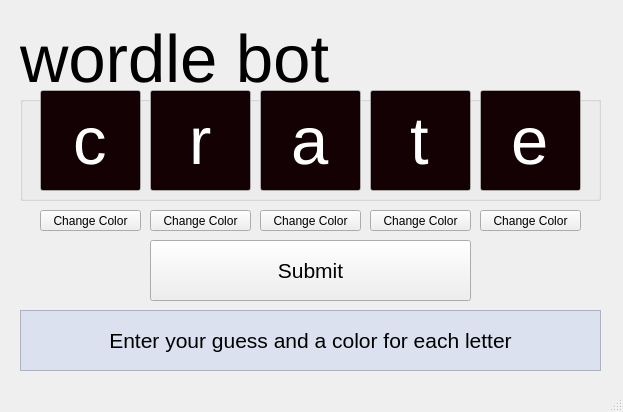
<?xml version="1.0" encoding="UTF-8"?>
<ui version="4.0">
 <class>MainWindow</class>
 <widget class="QMainWindow" name="MainWindow">
  <property name="geometry">
   <rect>
    <x>0</x>
    <y>0</y>
    <width>623</width>
    <height>412</height>
   </rect>
  </property>
  <property name="windowTitle">
   <string>MainWindow</string>
  </property>
  <widget class="QWidget" name="centralwidget">
   <widget class="QGroupBox" name="groupBox">
    <property name="geometry">
     <rect>
      <x>20</x>
      <y>20</y>
      <width>581</width>
      <height>181</height>
     </rect>
    </property>
    <property name="font">
     <font>
      <pointsize>50</pointsize>
     </font>
    </property>
    <property name="title">
     <string>wordle bot</string>
    </property>
    <widget class="QLineEdit" name="lineEdit1">
     <property name="geometry">
      <rect>
       <x>20</x>
       <y>70</y>
       <width>101</width>
       <height>101</height>
      </rect>
     </property>
     <property name="palette">
      <palette>
       <active>
        <colorrole role="Text">
         <brush brushstyle="SolidPattern">
          <color alpha="255">
           <red>255</red>
           <green>255</green>
           <blue>255</blue>
          </color>
         </brush>
        </colorrole>
        <colorrole role="Base">
         <brush brushstyle="SolidPattern">
          <color alpha="255">
           <red>19</red>
           <green>1</green>
           <blue>3</blue>
          </color>
         </brush>
        </colorrole>
       </active>
       <inactive>
        <colorrole role="Text">
         <brush brushstyle="SolidPattern">
          <color alpha="255">
           <red>255</red>
           <green>255</green>
           <blue>255</blue>
          </color>
         </brush>
        </colorrole>
        <colorrole role="Base">
         <brush brushstyle="SolidPattern">
          <color alpha="255">
           <red>19</red>
           <green>1</green>
           <blue>3</blue>
          </color>
         </brush>
        </colorrole>
       </inactive>
       <disabled>
        <colorrole role="Text">
         <brush brushstyle="SolidPattern">
          <color alpha="255">
           <red>120</red>
           <green>120</green>
           <blue>120</blue>
          </color>
         </brush>
        </colorrole>
        <colorrole role="Base">
         <brush brushstyle="SolidPattern">
          <color alpha="255">
           <red>240</red>
           <green>240</green>
           <blue>240</blue>
          </color>
         </brush>
        </colorrole>
       </disabled>
      </palette>
     </property>
     <property name="text">
      <string>c</string>
     </property>
     <property name="maxLength">
      <number>1</number>
     </property>
     <property name="alignment">
      <set>Qt::AlignCenter</set>
     </property>
     <property name="clearButtonEnabled">
      <bool>false</bool>
     </property>
    </widget>
    <widget class="QLineEdit" name="lineEdit2">
     <property name="geometry">
      <rect>
       <x>130</x>
       <y>70</y>
       <width>101</width>
       <height>101</height>
      </rect>
     </property>
     <property name="palette">
      <palette>
       <active>
        <colorrole role="Text">
         <brush brushstyle="SolidPattern">
          <color alpha="255">
           <red>255</red>
           <green>255</green>
           <blue>255</blue>
          </color>
         </brush>
        </colorrole>
        <colorrole role="Base">
         <brush brushstyle="SolidPattern">
          <color alpha="255">
           <red>19</red>
           <green>1</green>
           <blue>3</blue>
          </color>
         </brush>
        </colorrole>
       </active>
       <inactive>
        <colorrole role="Text">
         <brush brushstyle="SolidPattern">
          <color alpha="255">
           <red>255</red>
           <green>255</green>
           <blue>255</blue>
          </color>
         </brush>
        </colorrole>
        <colorrole role="Base">
         <brush brushstyle="SolidPattern">
          <color alpha="255">
           <red>19</red>
           <green>1</green>
           <blue>3</blue>
          </color>
         </brush>
        </colorrole>
       </inactive>
       <disabled>
        <colorrole role="Text">
         <brush brushstyle="SolidPattern">
          <color alpha="255">
           <red>120</red>
           <green>120</green>
           <blue>120</blue>
          </color>
         </brush>
        </colorrole>
        <colorrole role="Base">
         <brush brushstyle="SolidPattern">
          <color alpha="255">
           <red>240</red>
           <green>240</green>
           <blue>240</blue>
          </color>
         </brush>
        </colorrole>
       </disabled>
      </palette>
     </property>
     <property name="text">
      <string>r</string>
     </property>
     <property name="maxLength">
      <number>1</number>
     </property>
     <property name="alignment">
      <set>Qt::AlignCenter</set>
     </property>
     <property name="clearButtonEnabled">
      <bool>false</bool>
     </property>
    </widget>
    <widget class="QLineEdit" name="lineEdit3">
     <property name="geometry">
      <rect>
       <x>240</x>
       <y>70</y>
       <width>101</width>
       <height>101</height>
      </rect>
     </property>
     <property name="palette">
      <palette>
       <active>
        <colorrole role="Text">
         <brush brushstyle="SolidPattern">
          <color alpha="255">
           <red>255</red>
           <green>255</green>
           <blue>255</blue>
          </color>
         </brush>
        </colorrole>
        <colorrole role="Base">
         <brush brushstyle="SolidPattern">
          <color alpha="255">
           <red>19</red>
           <green>1</green>
           <blue>3</blue>
          </color>
         </brush>
        </colorrole>
       </active>
       <inactive>
        <colorrole role="Text">
         <brush brushstyle="SolidPattern">
          <color alpha="255">
           <red>255</red>
           <green>255</green>
           <blue>255</blue>
          </color>
         </brush>
        </colorrole>
        <colorrole role="Base">
         <brush brushstyle="SolidPattern">
          <color alpha="255">
           <red>19</red>
           <green>1</green>
           <blue>3</blue>
          </color>
         </brush>
        </colorrole>
       </inactive>
       <disabled>
        <colorrole role="Text">
         <brush brushstyle="SolidPattern">
          <color alpha="255">
           <red>120</red>
           <green>120</green>
           <blue>120</blue>
          </color>
         </brush>
        </colorrole>
        <colorrole role="Base">
         <brush brushstyle="SolidPattern">
          <color alpha="255">
           <red>240</red>
           <green>240</green>
           <blue>240</blue>
          </color>
         </brush>
        </colorrole>
       </disabled>
      </palette>
     </property>
     <property name="text">
      <string>a</string>
     </property>
     <property name="maxLength">
      <number>1</number>
     </property>
     <property name="alignment">
      <set>Qt::AlignCenter</set>
     </property>
     <property name="clearButtonEnabled">
      <bool>false</bool>
     </property>
    </widget>
    <widget class="QLineEdit" name="lineEdit4">
     <property name="geometry">
      <rect>
       <x>350</x>
       <y>70</y>
       <width>101</width>
       <height>101</height>
      </rect>
     </property>
     <property name="palette">
      <palette>
       <active>
        <colorrole role="Text">
         <brush brushstyle="SolidPattern">
          <color alpha="255">
           <red>255</red>
           <green>255</green>
           <blue>255</blue>
          </color>
         </brush>
        </colorrole>
        <colorrole role="Base">
         <brush brushstyle="SolidPattern">
          <color alpha="255">
           <red>19</red>
           <green>1</green>
           <blue>3</blue>
          </color>
         </brush>
        </colorrole>
       </active>
       <inactive>
        <colorrole role="Text">
         <brush brushstyle="SolidPattern">
          <color alpha="255">
           <red>255</red>
           <green>255</green>
           <blue>255</blue>
          </color>
         </brush>
        </colorrole>
        <colorrole role="Base">
         <brush brushstyle="SolidPattern">
          <color alpha="255">
           <red>19</red>
           <green>1</green>
           <blue>3</blue>
          </color>
         </brush>
        </colorrole>
       </inactive>
       <disabled>
        <colorrole role="Text">
         <brush brushstyle="SolidPattern">
          <color alpha="255">
           <red>120</red>
           <green>120</green>
           <blue>120</blue>
          </color>
         </brush>
        </colorrole>
        <colorrole role="Base">
         <brush brushstyle="SolidPattern">
          <color alpha="255">
           <red>240</red>
           <green>240</green>
           <blue>240</blue>
          </color>
         </brush>
        </colorrole>
       </disabled>
      </palette>
     </property>
     <property name="text">
      <string>t</string>
     </property>
     <property name="maxLength">
      <number>1</number>
     </property>
     <property name="alignment">
      <set>Qt::AlignCenter</set>
     </property>
     <property name="clearButtonEnabled">
      <bool>false</bool>
     </property>
    </widget>
    <widget class="QLineEdit" name="lineEdit5">
     <property name="geometry">
      <rect>
       <x>460</x>
       <y>70</y>
       <width>101</width>
       <height>101</height>
      </rect>
     </property>
     <property name="palette">
      <palette>
       <active>
        <colorrole role="Text">
         <brush brushstyle="SolidPattern">
          <color alpha="255">
           <red>255</red>
           <green>255</green>
           <blue>255</blue>
          </color>
         </brush>
        </colorrole>
        <colorrole role="Base">
         <brush brushstyle="SolidPattern">
          <color alpha="255">
           <red>19</red>
           <green>1</green>
           <blue>3</blue>
          </color>
         </brush>
        </colorrole>
       </active>
       <inactive>
        <colorrole role="Text">
         <brush brushstyle="SolidPattern">
          <color alpha="255">
           <red>255</red>
           <green>255</green>
           <blue>255</blue>
          </color>
         </brush>
        </colorrole>
        <colorrole role="Base">
         <brush brushstyle="SolidPattern">
          <color alpha="255">
           <red>19</red>
           <green>1</green>
           <blue>3</blue>
          </color>
         </brush>
        </colorrole>
       </inactive>
       <disabled>
        <colorrole role="Text">
         <brush brushstyle="SolidPattern">
          <color alpha="255">
           <red>120</red>
           <green>120</green>
           <blue>120</blue>
          </color>
         </brush>
        </colorrole>
        <colorrole role="Base">
         <brush brushstyle="SolidPattern">
          <color alpha="255">
           <red>240</red>
           <green>240</green>
           <blue>240</blue>
          </color>
         </brush>
        </colorrole>
       </disabled>
      </palette>
     </property>
     <property name="text">
      <string>e</string>
     </property>
     <property name="maxLength">
      <number>1</number>
     </property>
     <property name="alignment">
      <set>Qt::AlignCenter</set>
     </property>
     <property name="clearButtonEnabled">
      <bool>false</bool>
     </property>
    </widget>
   </widget>
   <widget class="QPushButton" name="pushButtonSubmit">
    <property name="geometry">
     <rect>
      <x>150</x>
      <y>240</y>
      <width>321</width>
      <height>61</height>
     </rect>
    </property>
    <property name="font">
     <font>
      <pointsize>16</pointsize>
     </font>
    </property>
    <property name="text">
     <string>Submit</string>
    </property>
   </widget>
   <widget class="QPushButton" name="pushButton1">
    <property name="geometry">
     <rect>
      <x>40</x>
      <y>210</y>
      <width>101</width>
      <height>21</height>
     </rect>
    </property>
    <property name="text">
     <string>Change Color</string>
    </property>
   </widget>
   <widget class="QPushButton" name="pushButton2">
    <property name="geometry">
     <rect>
      <x>150</x>
      <y>210</y>
      <width>101</width>
      <height>21</height>
     </rect>
    </property>
    <property name="text">
     <string>Change Color</string>
    </property>
   </widget>
   <widget class="QPushButton" name="pushButton3">
    <property name="geometry">
     <rect>
      <x>260</x>
      <y>210</y>
      <width>101</width>
      <height>21</height>
     </rect>
    </property>
    <property name="text">
     <string>Change Color</string>
    </property>
   </widget>
   <widget class="QPushButton" name="pushButton4">
    <property name="geometry">
     <rect>
      <x>370</x>
      <y>210</y>
      <width>101</width>
      <height>21</height>
     </rect>
    </property>
    <property name="text">
     <string>Change Color</string>
    </property>
   </widget>
   <widget class="QPushButton" name="pushButton5">
    <property name="geometry">
     <rect>
      <x>480</x>
      <y>210</y>
      <width>101</width>
      <height>21</height>
     </rect>
    </property>
    <property name="text">
     <string>Change Color</string>
    </property>
   </widget>
   <widget class="QLabel" name="label">
    <property name="geometry">
     <rect>
      <x>20</x>
      <y>310</y>
      <width>581</width>
      <height>61</height>
     </rect>
    </property>
    <property name="palette">
     <palette>
      <active>
       <colorrole role="Base">
        <brush brushstyle="SolidPattern">
         <color alpha="255">
          <red>255</red>
          <green>255</green>
          <blue>255</blue>
         </color>
        </brush>
       </colorrole>
       <colorrole role="Window">
        <brush brushstyle="SolidPattern">
         <color alpha="230">
          <red>218</red>
          <green>224</green>
          <blue>240</blue>
         </color>
        </brush>
       </colorrole>
      </active>
      <inactive>
       <colorrole role="Base">
        <brush brushstyle="SolidPattern">
         <color alpha="255">
          <red>255</red>
          <green>255</green>
          <blue>255</blue>
         </color>
        </brush>
       </colorrole>
       <colorrole role="Window">
        <brush brushstyle="SolidPattern">
         <color alpha="230">
          <red>218</red>
          <green>224</green>
          <blue>240</blue>
         </color>
        </brush>
       </colorrole>
      </inactive>
      <disabled>
       <colorrole role="Base">
        <brush brushstyle="SolidPattern">
         <color alpha="230">
          <red>218</red>
          <green>224</green>
          <blue>240</blue>
         </color>
        </brush>
       </colorrole>
       <colorrole role="Window">
        <brush brushstyle="SolidPattern">
         <color alpha="230">
          <red>218</red>
          <green>224</green>
          <blue>240</blue>
         </color>
        </brush>
       </colorrole>
      </disabled>
     </palette>
    </property>
    <property name="font">
     <font>
      <pointsize>16</pointsize>
     </font>
    </property>
    <property name="autoFillBackground">
     <bool>true</bool>
    </property>
    <property name="frameShape">
     <enum>QFrame::StyledPanel</enum>
    </property>
    <property name="text">
     <string>Enter your guess and a color for each letter</string>
    </property>
    <property name="alignment">
     <set>Qt::AlignCenter</set>
    </property>
   </widget>
  </widget>
  <widget class="QMenuBar" name="menubar">
   <property name="geometry">
    <rect>
     <x>0</x>
     <y>0</y>
     <width>623</width>
     <height>21</height>
    </rect>
   </property>
  </widget>
  <widget class="QStatusBar" name="statusbar"/>
 </widget>
 <resources/>
 <connections/>
</ui>
